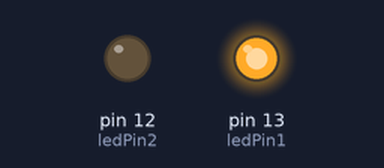
Recording of a sketch running on a simulated Arduino Uno, built with avr-gcc and run on an emulated ATmega328P. On the bench: output pins drawn as LEDs (lit = HIGH).

Above: at 0.2 s.
At 2.8 s:
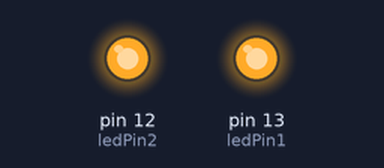
At 6.1 s:
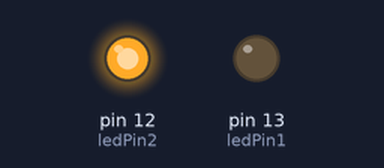
Timing chart, 0 to 10.0 s (numbered marks = the images above):
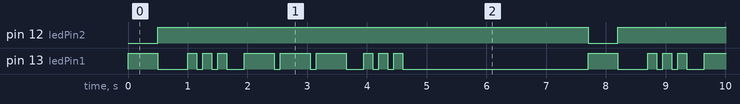

The sketch:

ArduinoBlinkProject.ino
```cpp
int ledPin1 = 13;
int ledPin2 = 12;

void setup() {
  pinMode(ledPin1, OUTPUT);
  pinMode(ledPin2, OUTPUT);
}

// Функция для сигнала SOS
void blinkSOS() {
  // Буква S (три коротких)
  for (int i = 0; i < 3; i++) {
    digitalWrite(ledPin1, HIGH);
    delay(150);
    digitalWrite(ledPin1, LOW);
    delay(100);
  }

  delay(200);

  // Буква O (три длинных)
  for (int i = 0; i < 3; i++) {
    digitalWrite(ledPin1, HIGH);
    delay(500);
    digitalWrite(ledPin1, LOW);
    delay(100);
  }

  delay(200);

  // Буква S (три коротких)
  for (int i = 0; i < 3; i++) {
    digitalWrite(ledPin1, HIGH);
    delay(150);
    digitalWrite(ledPin1, LOW);
    delay(100);
  }

  delay(3000); // Пауза 3 секунды
}

void loop() {
  // Попеременное мигание
  digitalWrite(ledPin1, HIGH);
  digitalWrite(ledPin2, LOW);
  delay(500);

  digitalWrite(ledPin1, LOW);
  digitalWrite(ledPin2, HIGH);
  delay(500);

  // Сигнал SOS
  blinkSOS();
}
```

Measured:
- by itself, pin 12 (ledPin2): alternates HIGH for 7.2 s and LOW for 0.50 s
- by itself, pin 13 (ledPin1): repeats every 7.7 s: LOW 0.50 s, 2 × (HIGH 0.15 s, LOW 0.10 s), HIGH 0.15 s, LOW 0.30 s, 2 × (HIGH 0.50 s, LOW 0.10 s), HIGH 0.50 s, LOW 0.30 s, 2 × (HIGH 0.15 s, LOW 0.10 s), HIGH 0.15 s, LOW 3.1 s, HIGH 0.50 s
- by itself, everything shown: repeats every 7.7 s, in 20 steps
